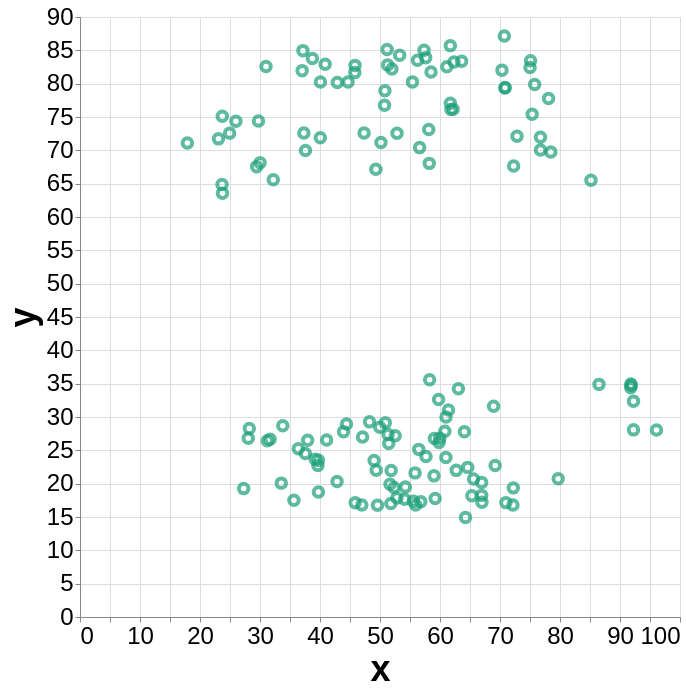

Here is the Vega-Lite specification saved for this chart:
### Vega-Lite specification from a JSON file in a GitHub repository (floating-point values rounded to 4 significant figures; data arrays with more than 128 entries replaced by an {"elided": "..."} marker saying what was removed)
{"config": {"view": {}, "mark": {}, "axis": {"labelFontSize": 24, "titleFontSize": 36}}, "data": {"name": "data-15f534f0a6ab800c08c7579588127990"}, "mark": {"type": "point", "color": "#1b9e77"}, "encoding": {"size": {"value": 90}, "strokeWidth": {"value": 4}, "x": {"type": "quantitative", "field": "x"}, "y": {"type": "quantitative", "field": "y"}}, "height": 600, "width": 600, "$schema": "https://vega.github.io/schema/vega-lite/v5.json", "datasets": {"data-15f534f0a6ab800c08c7579588127990": {"elided": "142 records"}}}
